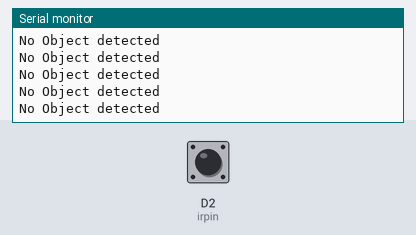
A sketch run on a simulated ESP8266 (NodeMCU). On the bench: the last lines printed to the serial monitor. Inputs (shaded band) come from the test bench; at power-on: D2 (irpin) HIGH.

Above: at 1.2 s.
1.3 s: D2 (irpin) driven LOW
At 2.4 s:
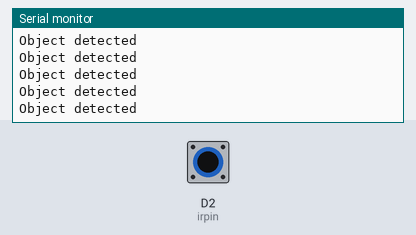
3.2 s: D2 (irpin) driven HIGH
At 3.8 s:
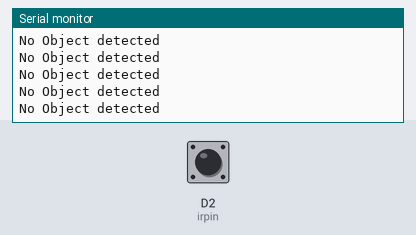
6.2 s: D2 (irpin) driven LOW
At 7.2 s:
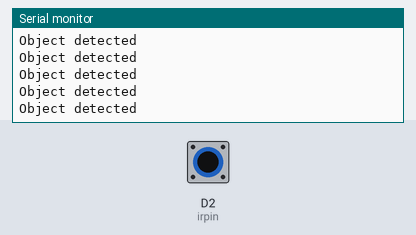
9.2 s: D2 (irpin) driven HIGH
At 10.0 s:
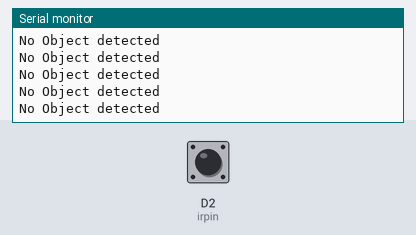
12.2 s: D2 (irpin) driven LOW
At 13.1 s:
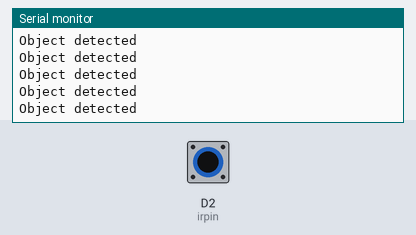

The sketch:

IR_LED.ino
```cpp
const int irpin=D2;

void setup()
{
  Serial.begin(9600);
  pinMode(irpin,INPUT);
}

void loop()
{
  int val=digitalRead(irpin);
  if (val==0)
  {
    Serial.println("Object detected");
  }
  else if (val==1)
  {
    Serial.println("No Object detected");
  }
}
```

Measured:
- after the input at 1.3 s, the serial monitor: prints a new line at once (image 1)
- after the input at 6.2 s, the serial monitor: prints a new line at once (image 3)
- after the input at 9.2 s, the serial monitor: prints a new line at once (image 4)
- after the input at 12.2 s, the serial monitor: prints a new line at once (image 5)
